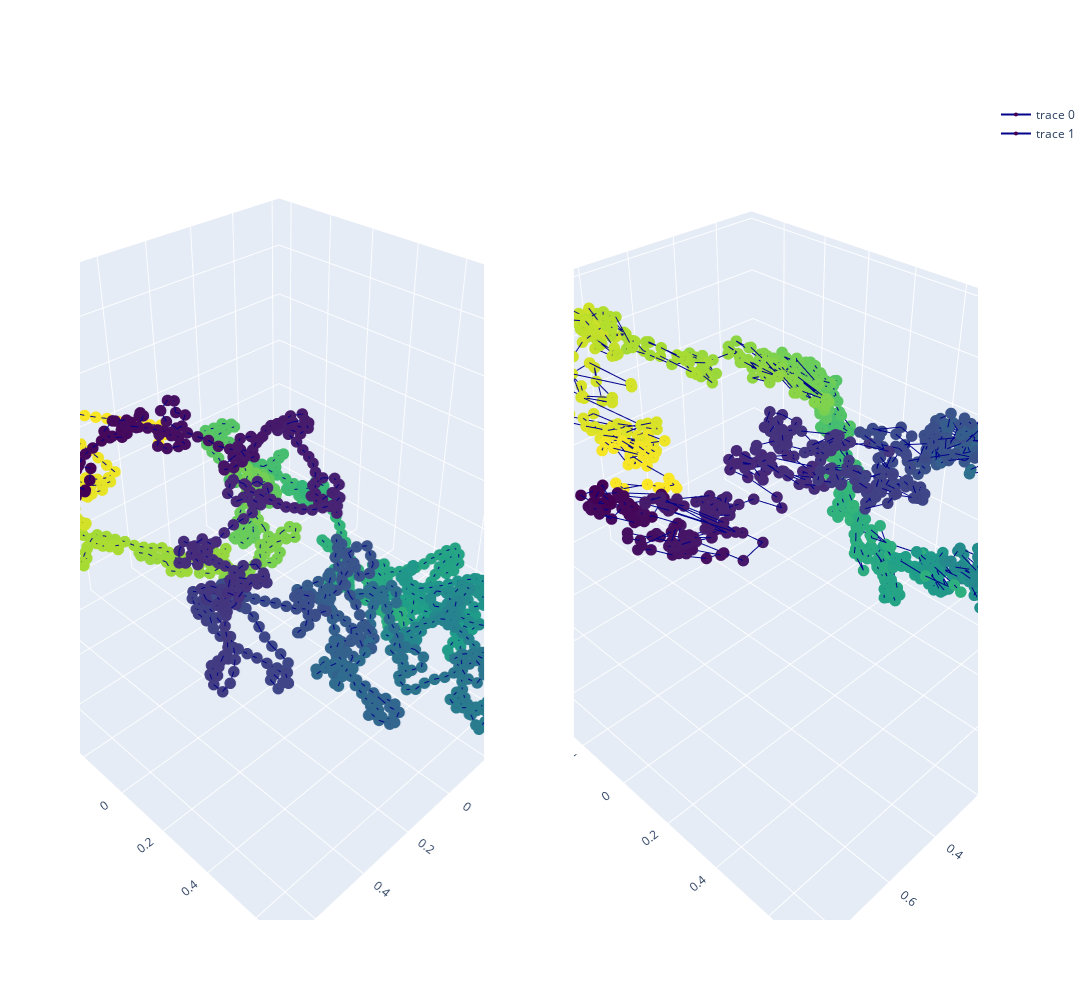

The notebook cell saved with this chart:
### Code cell
test_true_structure = test_true_structures[GRAPH_TESTED]
test_pred_structure = test_pred_structures[GRAPH_TESTED]

test_pred_structure_superposed, test_true_structure_superposed = \
        kabsch_superimposition_numpy(test_pred_structure, test_true_structure, EMBEDDING_SIZE)

x_pred = test_pred_structure_superposed[:, 0]  
y_pred = test_pred_structure_superposed[:, 1]
z_pred = test_pred_structure_superposed[:, 2]

x_true = test_true_structure_superposed[:, 0]  
y_true = test_true_structure_superposed[:, 1]
z_true = test_true_structure_superposed[:, 2]

colorscale1 = np.asarray(range(len(x_true)))
colorscale2 = np.asarray(range(len(x_pred)))
color1 = 'Viridis'
color2 = 'Viridis'

plot_true_pred_structures(x_pred, y_pred, z_pred, x_true, y_true, z_true, colorscale1, colorscale2, color1, color2)

# Shape comparison
print('Kabsch distance is ' + str(kabsch_distance_numpy(test_pred_structure, test_true_structure, EMBEDDING_SIZE)))

### Figure 1 — Plotly figure (JSON) as saved in the notebook; plotly's stock layout.template omitted (floating-point values rounded to 4 significant figures; data arrays with more than 128 entries replaced by an {"elided": "..."} marker saying what was removed)
{"data": [{"line": {"color": "darkblue", "width": 2}, "marker": {"color": {"elided": "1258 int values"}, "colorscale": [[0, "#440154"], [0.1111, "#482878"], [0.2222, "#3e4989"], [0.3333, "#31688e"], [0.4444, "#26828e"], [0.5556, "#1f9e89"], [0.6667, "#35b779"], [0.7778, "#6ece58"], [0.8889, "#b5de2b"], [1, "#fde725"]], "size": 4}, "scene": "scene", "type": "scatter3d", "x": {"elided": "1258 float values"}, "y": {"elided": "1258 float values"}, "z": {"elided": "1258 float values"}}, {"line": {"color": "darkblue", "width": 2}, "marker": {"color": {"elided": "1258 int values"}, "colorscale": [[0, "#440154"], [0.1111, "#482878"], [0.2222, "#3e4989"], [0.3333, "#31688e"], [0.4444, "#26828e"], [0.5556, "#1f9e89"], [0.6667, "#35b779"], [0.7778, "#6ece58"], [0.8889, "#b5de2b"], [1, "#fde725"]], "size": 4}, "scene": "scene2", "type": "scatter3d", "x": {"elided": "1258 float values"}, "y": {"elided": "1258 float values"}, "z": {"elided": "1258 float values"}}], "layout": {"height": 1000, "scene": {"domain": {"x": [0, 0.45], "y": [0, 1]}}, "scene2": {"domain": {"x": [0.55, 1], "y": [0, 1]}}, "width": 1300}}
